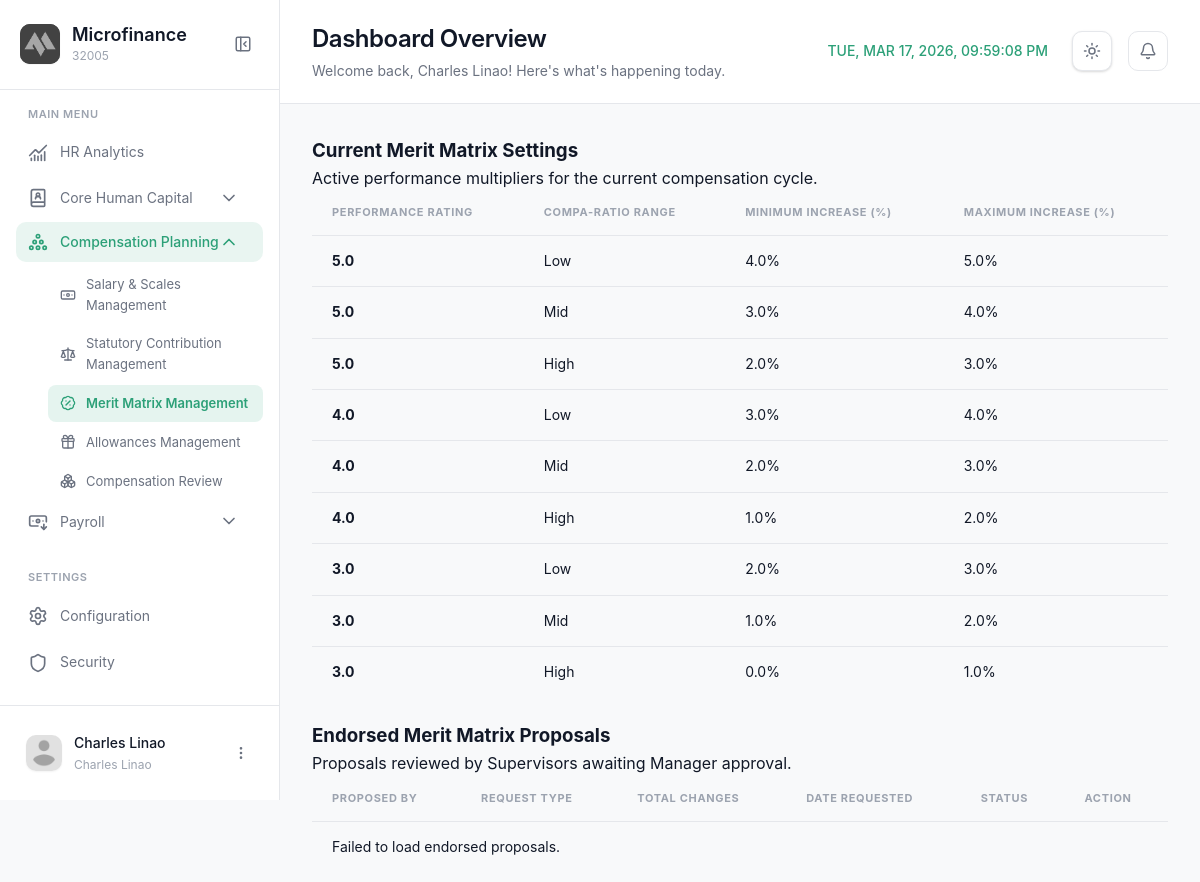
The page /modules/manager/meritmatrixmgt.php (signed in) on the database its author committed.
### tables this page shows
CREATE TABLE `merit_matrix_settings` (
  `matrix_id` int(11) NOT NULL,
  `period_id` int(11) NOT NULL,
  `performance_rating` decimal(3,1) DEFAULT NULL,
  `compa_ratio_range` enum('Low','Mid','High') DEFAULT NULL,
  `min_increase_pct` decimal(5,2) DEFAULT NULL,
  `max_increase_pct` decimal(5,2) DEFAULT NULL
);

### modules/manager/meritmatrixmgt.php (the view, shortened to what this page needs)
<?php
require_once '../../config/config.php';
$sql = "SELECT matrix_id as MeritMatrixID, performance_rating as Rating, compa_ratio_range as CompaRatioRange, min_increase_pct as MinIncrease, max_increase_pct as MaxIncrease
        FROM merit_matrix_settings
        WHERE period_id = 1
        ORDER BY performance_rating DESC, compa_ratio_range ASC";
$result = $conn->query($sql);
$matrix_settings = [];
if ($result) {
    while ($row = $result->fetch_assoc()) {
        $matrix_settings[] = $row;
    }
}
$page = 'meritmatrixmgt';
$module = 'planning';
?>
<!DOCTYPE html>
<html lang="en">
<head>
  <link rel="stylesheet" href="../../css/meritmatrixmgt.css?v=1.2">
  <link rel="stylesheet" href="../../css/notifications.css?v=1.1">
</head>
<body>
  <aside class="sidebar" id="sidebar">
    <div class="sidebar-header">
      <div class="logo-container">
        <div class="logo-wrapper">
          <img src="../../img/logo.png" alt="Logo" class="logo">
        </div>
        <div class="logo-text">
          <h2 class="app-name">Microfinance</h2>
          <span class="app-tagline">32005</span>
        </div>
      </div>
      <button class="sidebar-toggle" id="sidebarToggle">
        <i data-lucide="panel-left-close"></i>
      </button>
    </div>
    <nav class="sidebar-nav">
      <div class="nav-section">
        <span class="nav-section-title">MAIN MENU</span>
        <a href="dashboard.php" class="nav-item <?php echo ($page === 'dashboard') ? 'active' : ''; ?>">
          <i data-lucide="chart-no-axes-combined"></i>
          <span>HR Analytics</span>
        </a>
        <div class="nav-item-group <?php echo ($module === 'banking') ? 'active' : ''; ?>">
          <button class="nav-item has-submenu <?php echo ($module === 'banking') ? 'active' : ''; ?>" data-module="banking">
            <div class="nav-item-content">
              <i data-lucide="book-user"></i>
              <span>Core Human Capital</span>
            </div>
            <i data-lucide="chevron-down" class="submenu-icon"></i>
          </button>
        </div>
                <div class="nav-item-group <?php echo ($module === 'planning') ? 'active' : ''; ?>">
          <button class="nav-item has-submenu <?php echo ($module === 'planning') ? 'active' : ''; ?>" data-module="planning">
            <div class="nav-item-content">
              <i data-lucide="circle-pile"></i>
              <span>Compensation Planning</span>
            </div>
            <i data-lucide="chevron-down" class="submenu-icon"></i>
          </button>
           <div class="submenu <?php echo ($module === 'planning') ? 'active' : ''; ?>" id="submenu-planning">
             <a href="salarymgt.php" class="submenu-item <?php echo ($page === 'salarymgt') ? 'active' : ''; ?>">
              <i data-lucide="banknote"></i>
              <span>Salary & Scales Management</span>
            </a>
             <a href="statutorymgt.php" class="submenu-item <?php echo ($page === 'statutorymgt') ? 'active' : ''; ?>">
              <i data-lucide="scale"></i>
              <span>Statutory Contribution Management</span>
            </a>
            <a href="meritmatrixmgt.php" class="submenu-item <?php echo ($page === 'meritmatrixmgt') ? 'active' : ''; ?>">
              <i data-lucide="badge-percent"></i>
              <span>Merit Matrix Management</span>
            </a>
             <a href="allowancemgt.php" class="submenu-item <?php echo ($page === 'allowancemgt') ? 'active' : ''; ?>">
              <i data-lucide="gift"></i>
              <span>Allowances Management</span>
            </a>
             <a href="compensationrev.php" class="submenu-item <?php echo ($page === 'compensationrev') ? 'active' : ''; ?>">
              <i data-lucide="boxes"></i>
              <span>Compensation Review</span>
            </a>
          </div>
        </div>
                <div class="nav-item-group <?php echo ($module === 'payroll') ? 'active' : ''; ?>">
          <button class="nav-item has-submenu <?php echo ($module === 'payroll') ? 'active' : ''; ?>" data-module="payroll">
            <div class="nav-item-content">
              <i data-lucide="banknote-arrow-down"></i>
              <span>Payroll</span>
            </div>
            <i data-lucide="chevron-down" class="submenu-icon"></i>
          </button>
        </div>
      </div>
      <div class="nav-section">
        <span class="nav-section-title">SETTINGS</span>
        <a href="#" class="nav-item">
          <i data-lucide="settings"></i>
          <span>Configuration</span>
        </a>
        <a href="#" class="nav-item">
          <i data-lucide="shield"></i>
          <span>Security</span>
        </a>
      </div>
    </nav>
    <div class="sidebar-footer">
      <div class="user-profile">
        <div class="user-avatar">
          <img src="../../img/profile.png" alt="User">
        </div>
        <div class="user-info">
          <span class="user-name"><?php echo htmlspecialchars($_SESSION['username'] ?? 'Manager'); ?></span>
          <span class="user-role"><?php echo htmlspecialchars($_SESSION['user_role'] ?? 'HR Manager'); ?></span>
        </div>
        <button class="user-menu-btn" id="userMenuBtn">
          <i data-lucide="more-vertical"></i>
        </button>
      </div>
    </div>
  </aside>
  <main class="main-content">
    <header class="page-header">
      <div class="header-left">
        <div class="header-title">
          <h1>Dashboard Overview</h1>
          <p>Welcome back, <?php echo htmlspecialchars($_SESSION['username'] ?? 'User'); ?>! Here's what's happening today.</p>
        </div>
      </div>
      <div class="header-right">
                        <div class="header-clock">
          <span id="realTimeClock"></span>
        </div>
        <button class="theme-toggle" id="themeToggle" aria-label="Toggle theme">
          <i data-lucide="sun" class="sun-icon"></i>
        </button>
        <div class="header-notifications" style="position: relative;">
          <button class="icon-btn" id="notifBtn">
            <i data-lucide="bell"></i>
          </button>
        </div>
      </div>
    </header>
    <div class="content-wrapper">
        <div class="content-card">
            <div class="card-header">
                <div class="card-header-left">
                    <h3 class="card-title">Current Merit Matrix Settings</h3>
                    <p class="card-subtitle">Active performance multipliers for the current compensation cycle.</p>
                </div>
            </div>
            <div class="card-body">
                <div class="data-table">
                    <table id="currentMatrixTable">
                        <thead>
                            <tr>
                                <th>Performance Rating</th>
                                <th>Compa-Ratio Range</th>
                                <th>Minimum Increase (%)</th>
                                <th>Maximum Increase (%)</th>
                            </tr>
                        </thead>
                        <tbody>
                            <?php foreach ($matrix_settings as $setting): ?>
                            <tr data-id="<?php echo $setting['MeritMatrixID']; ?>">
                                <td><strong><?php echo htmlspecialchars($setting['Rating']); ?></strong></td>
                                <td><?php echo htmlspecialchars($setting['CompaRatioRange']); ?></td>
                                <td><?php echo number_format($setting['MinIncrease'], 1); ?>%</td>
                                <td><?php echo number_format($setting['MaxIncrease'], 1); ?>%</td>
                            </tr>
                            <?php endforeach; ?>
                        </tbody>
                    </table>
                </div>
            </div>
        </div>
        <div class="content-card" style="margin-top: 24px;">
            <div class="card-header">
                <div class="card-header-left">
                    <h3 class="card-title">Endorsed Merit Matrix Proposals</h3>
                    <p class="card-subtitle">Proposals reviewed by Supervisors awaiting Manager approval.</p>
                </div>
            </div>
            <div class="card-body">
                <div class="data-table">
                    <table id="endorsedProposalsTable">
                        <thead>
                            <tr>
                                <th>Proposed By</th>
                                <th>Request Type</th>
                                <th>Total Changes</th>
                                <th>Date Requested</th>
                                <th>Status</th>
                                <th>Action</th>
                            </tr>
                        </thead>
                        <tbody id="endorsedProposalsBody">
                        </tbody>
                    </table>
                </div>
            </div>
        </div>
    </div>
  </main>
</body>
</html>

### css/notifications.css (style rules this page uses)
.icon-btn { position: relative; width: 40px; height: 40px; border-radius: 10px; background: var(--surface); border: 1px solid var(--border-color); cursor: pointer; display: flex; align-items: center; justify-content: center; color: var(--text-secondary); transition: var(--transition); flex-shrink: 0; }

### rows shown on the page
merit_matrix_settings: performance_rating "5.0", compa_ratio_range "Low", min_increase_pct "4.0", max_increase_pct "5.0"
merit_matrix_settings: performance_rating "5.0", compa_ratio_range "Mid", min_increase_pct "3.0", max_increase_pct "4.0"
merit_matrix_settings: performance_rating "5.0", compa_ratio_range "High", min_increase_pct "2.0", max_increase_pct "3.0"
merit_matrix_settings: performance_rating "4.0", compa_ratio_range "Low", min_increase_pct "3.0", max_increase_pct "4.0"
merit_matrix_settings: performance_rating "4.0", compa_ratio_range "Mid", min_increase_pct "2.0", max_increase_pct "3.0"
merit_matrix_settings: performance_rating "4.0", compa_ratio_range "High", min_increase_pct "1.0", max_increase_pct "2.0"
merit_matrix_settings: performance_rating "3.0", compa_ratio_range "Low", min_increase_pct "2.0", max_increase_pct "3.0"
merit_matrix_settings: performance_rating "3.0", compa_ratio_range "Mid", min_increase_pct "1.0", max_increase_pct "2.0"
merit_matrix_settings: performance_rating "3.0", compa_ratio_range "High", min_increase_pct "0.0", max_increase_pct "1.0"

### other values the page prints
$_SESSION['username'] "Charles Linao"
$_SESSION['user_role'] "Charles Linao"
